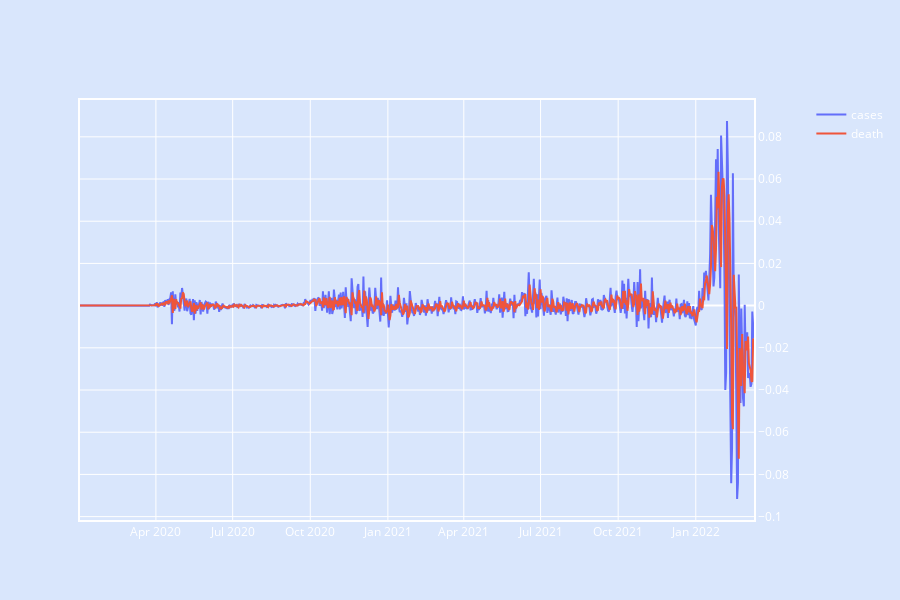

Write notebook code for a chart like this one.
### Code cell
# 'это  грфик среднего взвешенного'
trdel=list(delta['Russia'].values)
trdelpr=[0,0,0,0,0,0,0]
for i in range(7,len(trdel)):
    ex=trdel[:i]
    trdelpr.append(wessr(ex))
    
trace1 = go.Scatter(
        x=dfc.index,
        y=delta["Russia"],
        name='cases',
        yaxis='y2'
    )
trace2 = go.Scatter(
    x=dfd.index,
    y=trdelpr,
    name='death',
    yaxis='y2'
    )
fig5 = make_subplots(specs=[[{"secondary_y": True}]])
fig5.add_trace(trace1)
fig5.add_trace(trace2, secondary_y=True)
fig5['layout'].update(height=600,     
plot_bgcolor = colors['background'],
paper_bgcolor = colors['background'],
font= {
    'color': colors['text']
        }
)
fig5.update_xaxes(showline=True, linewidth=2, linecolor=colors['text'], mirror=True, gridcolor=colors['text'])
fig5.update_xaxes(tickfont=dict(color=colors['text'], size=12))
fig5.update_yaxes(showline=True, linewidth=2, linecolor=colors['text'], mirror=True, gridcolor=colors['text'])

### Figure 1 — Plotly figure (JSON) as saved in the notebook; plotly's stock layout.template omitted (floating-point values rounded to 4 significant figures; data arrays with more than 128 entries replaced by an {"elided": "..."} marker saying what was removed)
{"data": [{"name": "cases", "type": "scatter", "x": {"elided": "800 str values"}, "y": {"elided": "800 float values"}, "yaxis": "y2"}, {"name": "death", "type": "scatter", "x": {"elided": "800 str values"}, "xaxis": "x", "y": {"elided": "800 float values"}, "yaxis": "y2"}], "layout": {"font": {"color": "#ffffff"}, "height": 600, "paper_bgcolor": "#D9E6FC", "plot_bgcolor": "#D9E6FC", "xaxis": {"anchor": "y", "domain": [0, 0.94], "gridcolor": "#ffffff", "linecolor": "#ffffff", "linewidth": 2, "mirror": true, "showline": true, "tickfont": {"color": "#ffffff", "size": 12}}, "yaxis": {"anchor": "x", "domain": [0, 1], "gridcolor": "#ffffff", "linecolor": "#ffffff", "linewidth": 2, "mirror": true, "showline": true}, "yaxis2": {"anchor": "x", "gridcolor": "#ffffff", "linecolor": "#ffffff", "linewidth": 2, "mirror": true, "overlaying": "y", "showline": true, "side": "right"}}}
